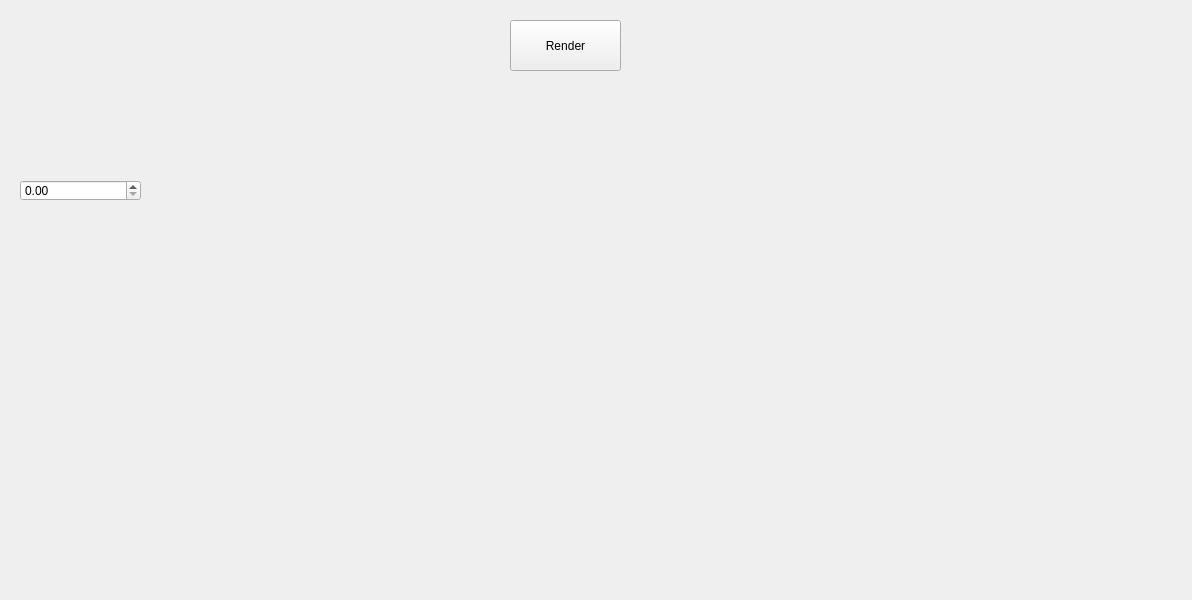
<?xml version="1.0" encoding="UTF-8"?>
<ui version="4.0">
 <class>MainWindow</class>
 <widget class="QMainWindow" name="MainWindow">
  <property name="geometry">
   <rect>
    <x>0</x>
    <y>0</y>
    <width>1192</width>
    <height>600</height>
   </rect>
  </property>
  <property name="windowTitle">
   <string>MainWindow</string>
  </property>
  <widget class="QWidget" name="centralwidget">
   <widget class="Render" name="gl_visual" native="true">
    <property name="geometry">
     <rect>
      <x>170</x>
      <y>100</y>
      <width>801</width>
      <height>431</height>
     </rect>
    </property>
   </widget>
   <widget class="QPushButton" name="render_button">
    <property name="geometry">
     <rect>
      <x>510</x>
      <y>20</y>
      <width>111</width>
      <height>51</height>
     </rect>
    </property>
    <property name="text">
     <string>Render</string>
    </property>
   </widget>
   <widget class="QDoubleSpinBox" name="double_spin_box_scale">
    <property name="geometry">
     <rect>
      <x>20</x>
      <y>180</y>
      <width>121</width>
      <height>21</height>
     </rect>
    </property>
   </widget>
  </widget>
 </widget>
 <customwidgets>
  <customwidget>
   <class>Render</class>
   <extends>QWidget</extends>
   <header>render.h</header>
   <container>1</container>
  </customwidget>
 </customwidgets>
 <resources/>
 <connections/>
</ui>
